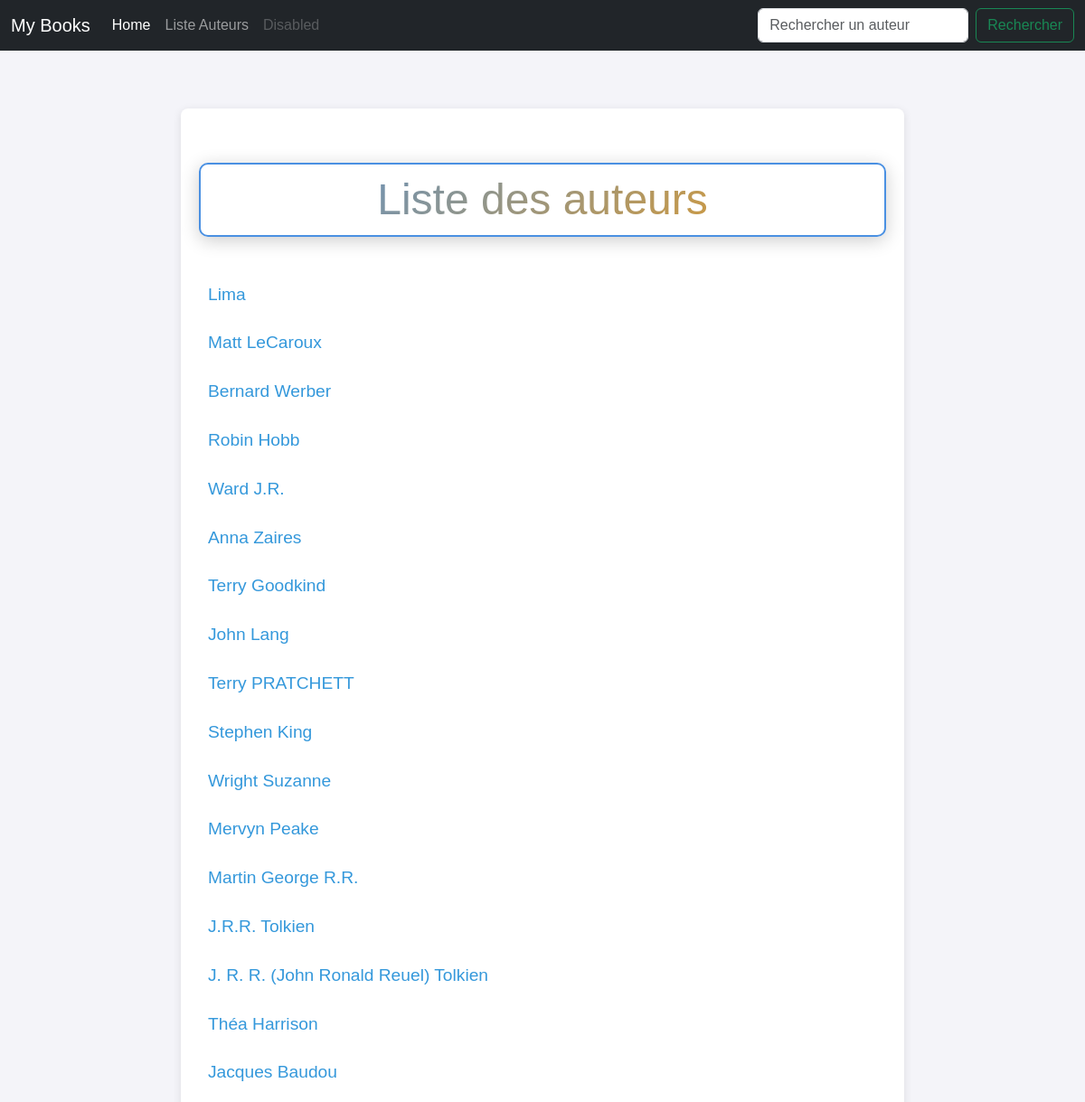
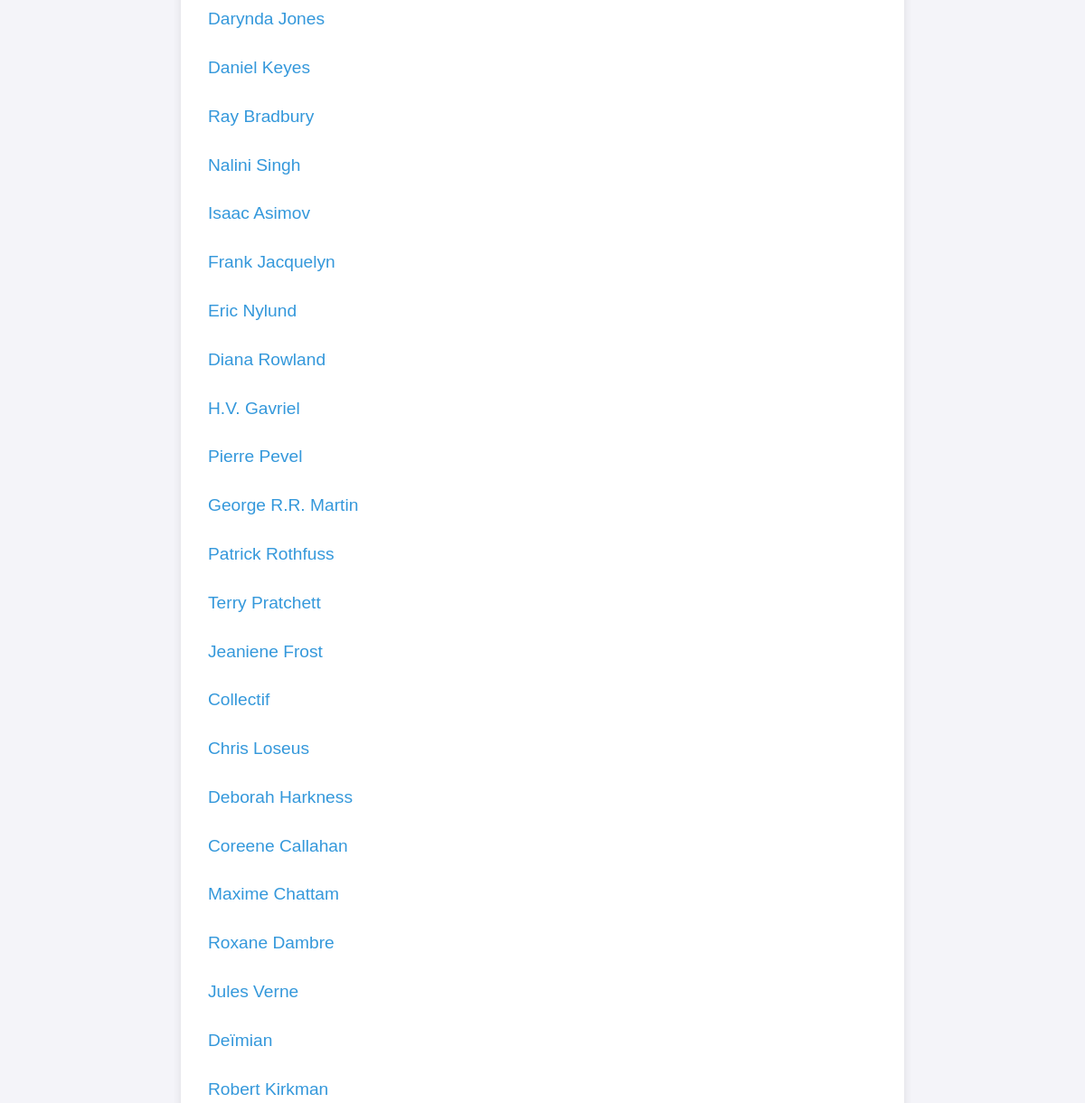
Page /authors (upper part) on the earlier database version (2 pictures, top to bottom).
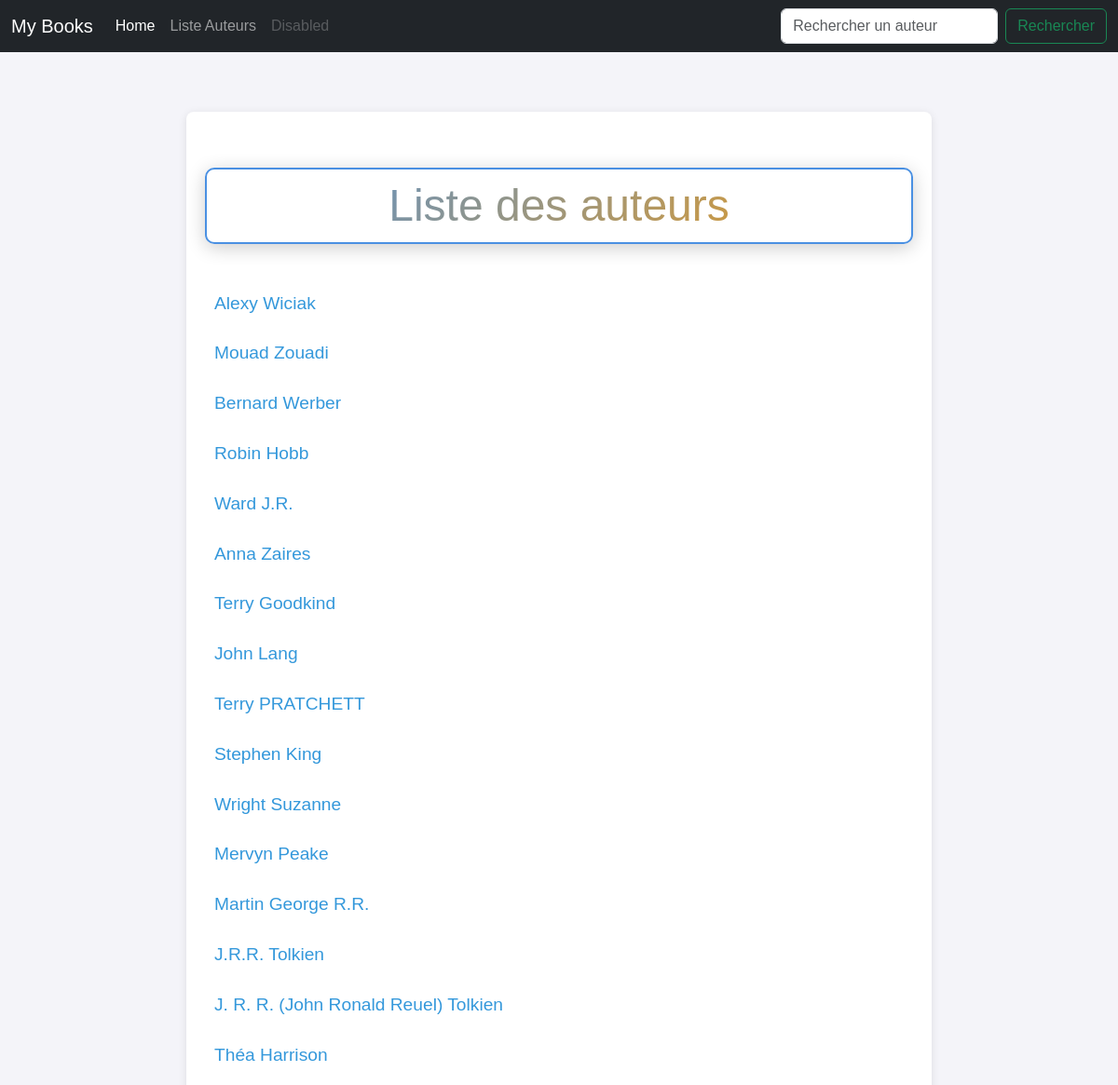
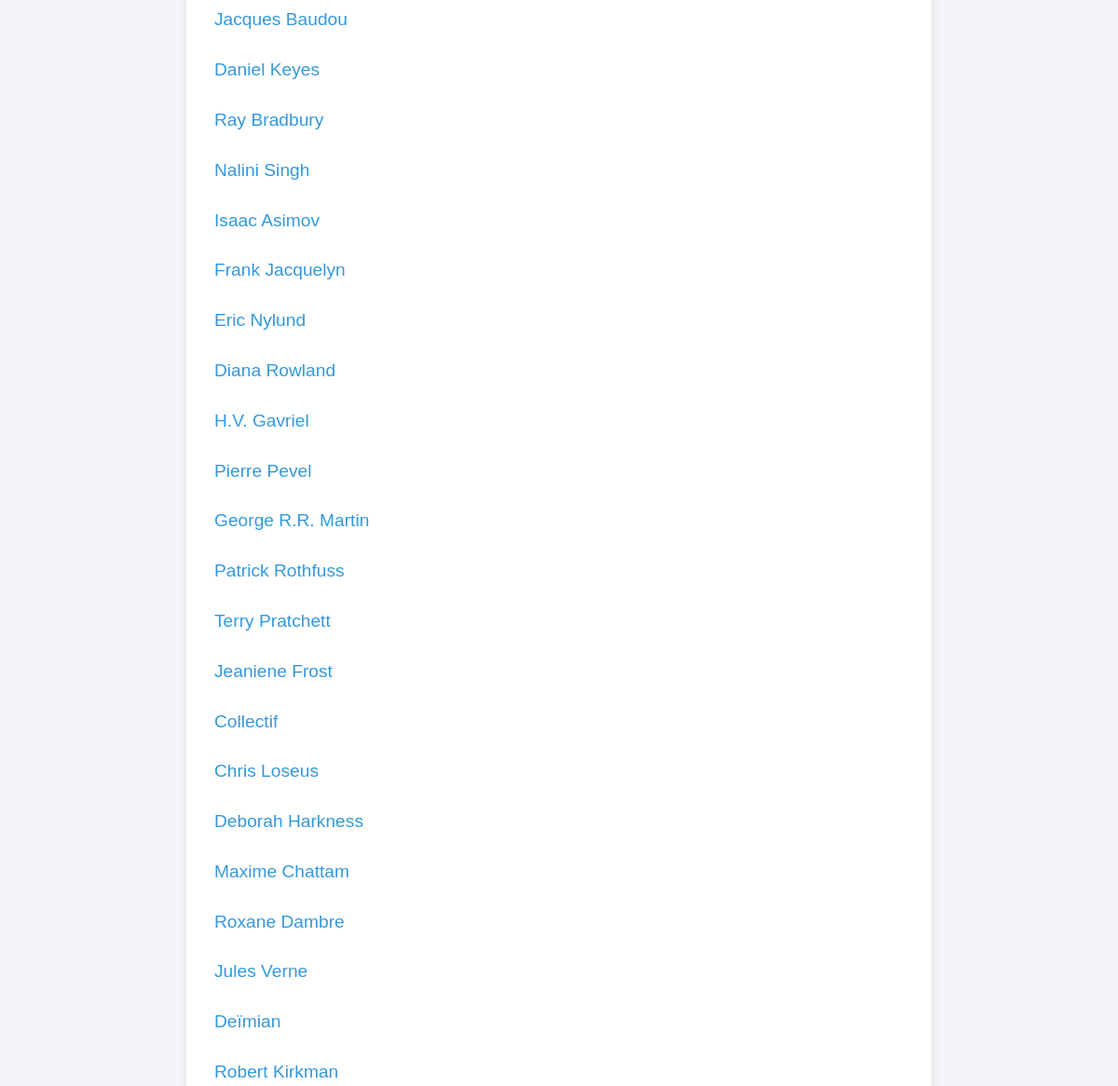
Same page on the later database version (2 pictures, top to bottom).
### tuto/models.py (models this page shows, shortened)
class Author(db.Model):
    id = db.Column(db.Integer, primary_key=True)
    name = db.Column(db.String(100))

### tuto/views.py (the view)
@app.route("/authors")
def authors():
    return render_template("authors.html", authors=Author.query.all())

### tuto/templates/authors.html (shortened to what this page needs)
{% extends 'base.html' %}
{% block styles %}
    {{ super() }}
    <link rel="stylesheet" href="{{ url_for('static', filename='auteurs.css') }}">
{% endblock %}
{% block content %}
    <h1>Liste des auteurs</h1>
    {% for author in authors %}
        <a class="author-link" href="{{ url_for('edit_author', id=author.id) }}">{{ author.name }}</a>
    {% endfor %}
{% endblock %}

Differences in the rows shown:
removed Author: name "Darynda Jones"
removed Author: name "Coreene Callahan"
changed Author: name "Lima" → "Alexy Wiciak"
changed Author: name "Matt LeCaroux" → "Mouad Zouadi"
